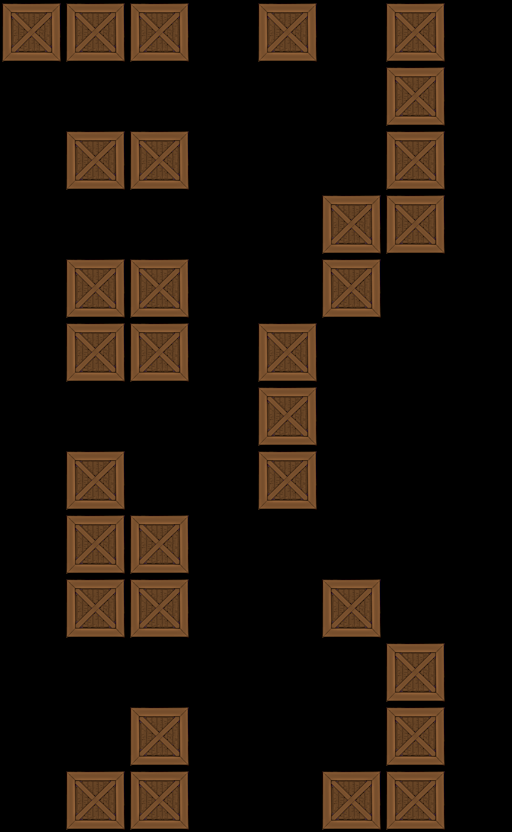

A level layout from a 2D game, rendered from its tile map. Below: a short description, then the map file with tile-grid data replaced by summaries:
An orthogonal 8x13 tile map with 64x64 px tiles, 1 tile layer (Tile Layer 1).

<map version="1.0" orientation="orthogonal" width="8" height="13" tilewidth="64" tileheight="64">
 <tileset firstgid="1" name="crate" tilewidth="64" tileheight="64">
  <image source="../../crate.png" width="64" height="64" />
 </tileset>
 <layer name="Tile Layer 1" width="8" height="13">
  <data>[104 cells, 32 non-empty, 1 distinct tile ids]</data>
 </layer>
</map>
